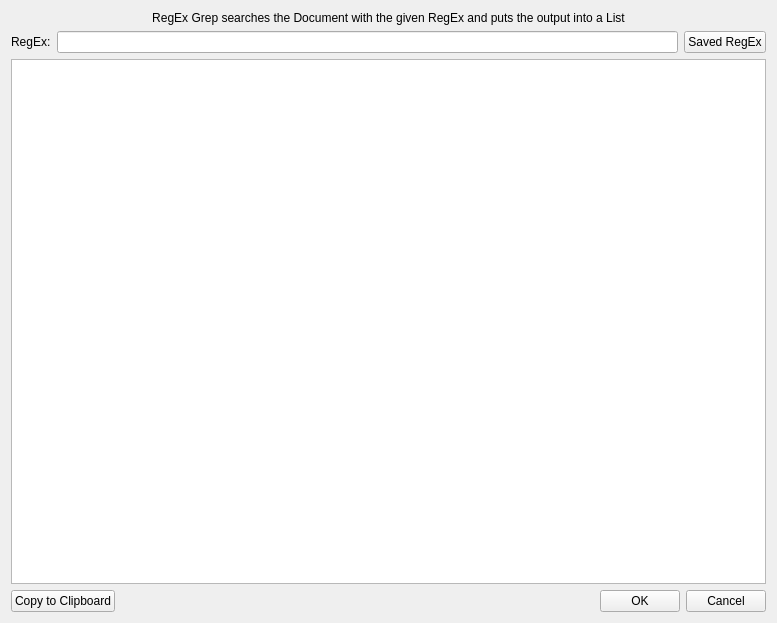
<?xml version="1.0" encoding="UTF-8"?>
<ui version="4.0">
 <class>RegExGrepWindow</class>
 <widget class="QWidget" name="RegExGrepWindow">
  <property name="geometry">
   <rect>
    <x>0</x>
    <y>0</y>
    <width>777</width>
    <height>623</height>
   </rect>
  </property>
  <property name="windowTitle">
   <string>RegExGrep</string>
  </property>
  <layout class="QVBoxLayout" name="verticalLayout">
   <item>
    <widget class="QLabel" name="label_2">
     <property name="text">
      <string>RegEx Grep searches the Document with the given RegEx and puts the output into a List</string>
     </property>
     <property name="alignment">
      <set>Qt::AlignCenter</set>
     </property>
     <property name="wordWrap">
      <bool>true</bool>
     </property>
    </widget>
   </item>
   <item>
    <layout class="QHBoxLayout" name="horizontalLayout">
     <item>
      <widget class="QLabel" name="label">
       <property name="text">
        <string>RegEx:</string>
       </property>
      </widget>
     </item>
     <item>
      <widget class="QLineEdit" name="regExEdit"/>
     </item>
     <item>
      <widget class="QPushButton" name="savedRegExButton">
       <property name="text">
        <string>Saved RegEx</string>
       </property>
      </widget>
     </item>
    </layout>
   </item>
   <item>
    <widget class="QListWidget" name="resultsList"/>
   </item>
   <item>
    <layout class="QHBoxLayout" name="horizontalLayout_2">
     <item>
      <widget class="QPushButton" name="copyButton">
       <property name="text">
        <string>Copy to Clipboard</string>
       </property>
      </widget>
     </item>
     <item>
      <spacer name="horizontalSpacer">
       <property name="orientation">
        <enum>Qt::Horizontal</enum>
       </property>
       <property name="sizeHint" stdset="0">
        <size>
         <width>40</width>
         <height>20</height>
        </size>
       </property>
      </spacer>
     </item>
     <item>
      <widget class="QPushButton" name="okButton">
       <property name="text">
        <string>OK</string>
       </property>
      </widget>
     </item>
     <item>
      <widget class="QPushButton" name="cancelButton">
       <property name="text">
        <string>Cancel</string>
       </property>
      </widget>
     </item>
    </layout>
   </item>
  </layout>
 </widget>
 <resources/>
 <connections/>
</ui>
